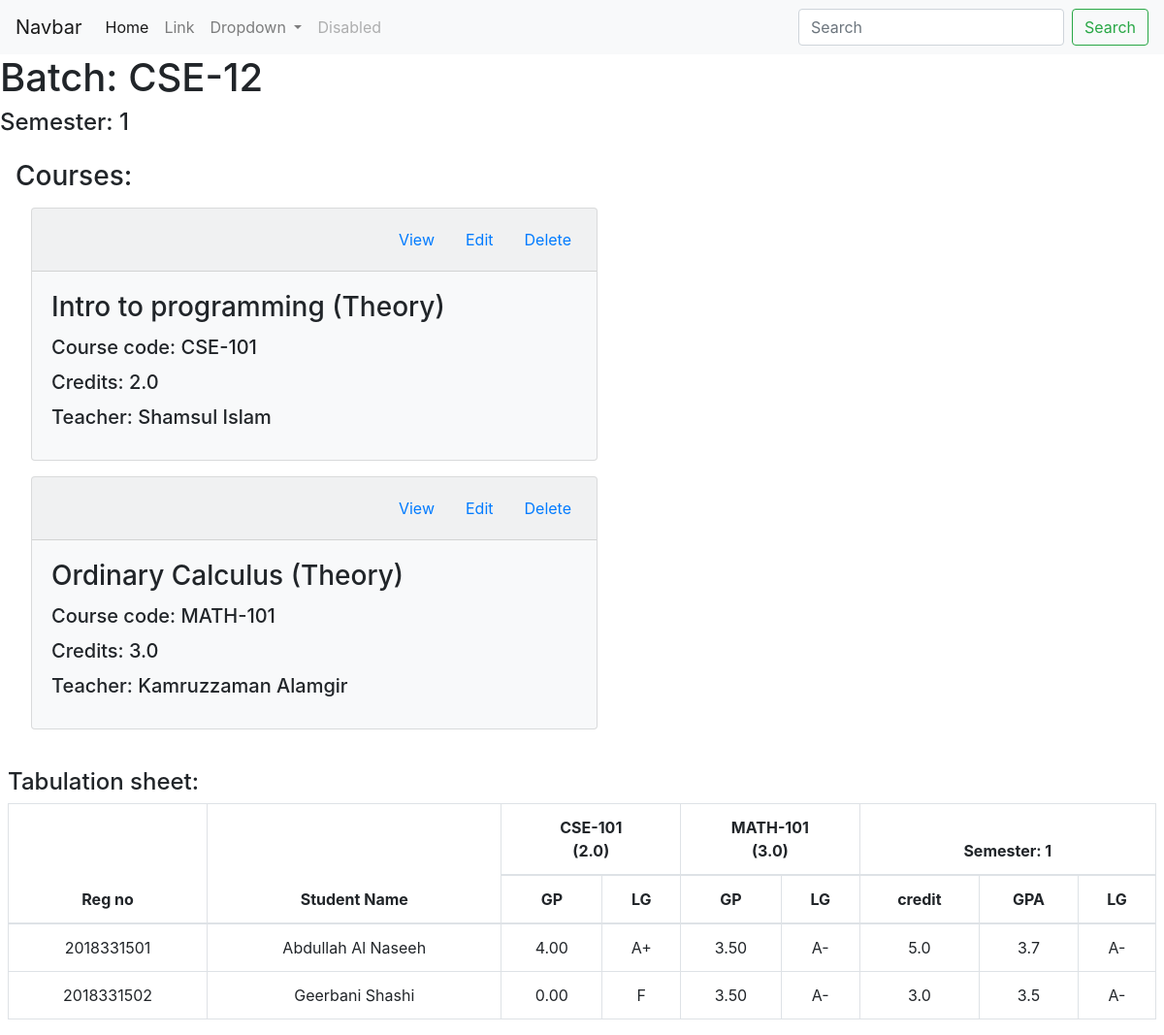
The page /main/semester_view/CSE-12/1 on the database as committed earlier.
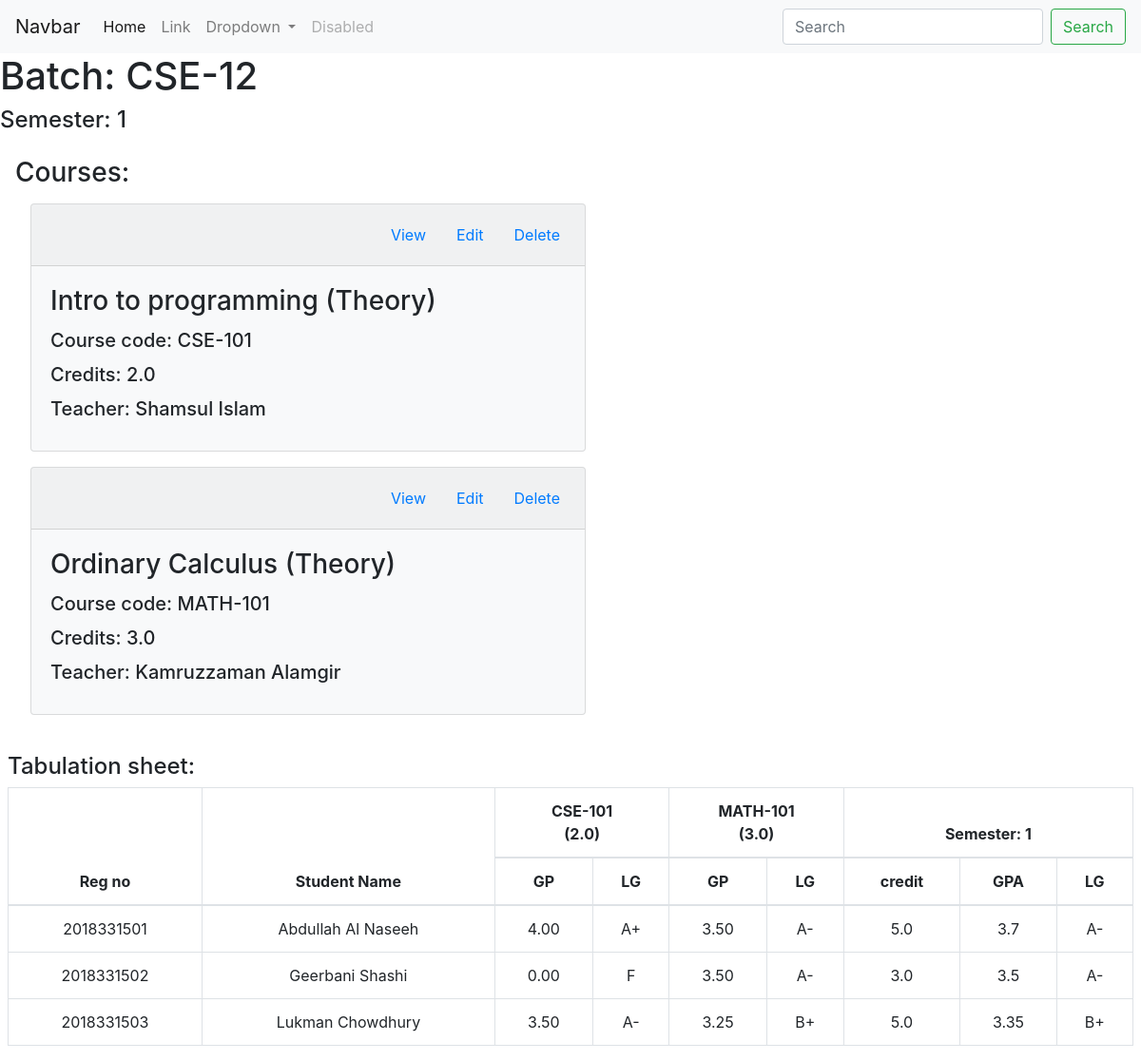
The same page on the database as committed later.
### main/models.py (models this page shows)
class Result(models.Model):
    id = models.AutoField
    reg_no = models.CharField(max_length=10, default="")
    batch_no = models.CharField(max_length=6, default="") # take session instead
    semester_no = models.IntegerField(default=None)
    course_results = models.CharField(max_length=1000, default="")
    current_semester_credits = models.FloatField(default=0)
    current_semester_total_point = models.FloatField(default=0)
    current_semester_GPA = models.FloatField(default=0)

class Student(models.Model):
    id = models.AutoField
    reg_no = models.CharField(max_length=10, default="")
    batch_no = models.CharField(max_length=6, default="")
    session = models.CharField(max_length=8, default="")
    name = models.CharField(max_length=60, default="")
    father_name = models.CharField(max_length=60, default="")
    mother_name = models.CharField(max_length=60, default="")
    address = models.CharField(max_length=100, default="")
    phone = models.CharField(max_length=11, default="")
    isResidential = models.BooleanField(default=False)
    isCR = models.BooleanField(default=False)
    average_cgpa = models.FloatField(default=0)
    remarks = models.CharField(max_length=500, default="")

### main/views.py (the view, shortened to what this page needs)
# urls.py: path('semester_view/<str:batch_no>/<int:semester_no>', views.semester_view, name="semester_view"),
def semester_view(request, batch_no, semester_no):
    courses = Course.objects.filter(batch_no=batch_no, semester_no=semester_no)
    students = Student.objects.filter(batch_no=batch_no)
    result_objects = Result.objects.filter(batch_no=batch_no, semester_no=semester_no)
    table_sheet = list()
    for result in result_objects:
        a_record = dict()
        a_record['reg_no'] = result.reg_no
        student = Student.objects.filter(batch_no=batch_no, reg_no=result.reg_no).first()
        a_record['name'] = student.name
        a_record['batch_no'] = result.batch_no
        a_record['semester_no'] = result.semester_no
        a_record['course_results'] = json.loads(result.course_results)
        a_record['current_semester_credits'] = result.current_semester_credits
        a_record['current_semester_GPA'] = result.current_semester_GPA
        GPA = result.current_semester_GPA
        if GPA == 4.00 : LG = "A+"
        elif GPA >= 3.75 : LG = "A"
        elif GPA >= 3.50 : LG = "A-"
        elif GPA >= 3.25 : LG = "B+"
        elif GPA >= 3.00 : LG = "B"
        elif GPA >= 2.75 : LG = "B-"
        elif GPA >= 2.50 : LG = "C+"
        elif GPA >= 2.25 : LG = "C"
        elif GPA >= 2.00 : LG = "C-"
        else: LG = "F"
        a_record['current_semester_LG'] = LG
        table_sheet.append(a_record)
    return render(request, 'main/semester_view.html', {'batch_no':batch_no, 'semester_no':semester_no, 'courses':courses, 'table_sheet':table_sheet})

### main/templates/main/semester_view.html (shortened to what this page needs)
{% extends 'main/base.html' %}
{% block body %}
<h1>Batch: {{batch_no}}</h1>
<h4>Semester: {{semester_no}}</h4>
<section class="course-list p-3">
    <h3>Courses: </h3>
    {% for course in courses %}
    <div class="card bg-light w-50 m-3">
        <div class="card-header">
            <ul class="nav nav-pills justify-content-end card-header-pills">
                <li class="nav-item">
                    <a class="nav-link" href="/main/course_view/{{batch_no}}/{{semester_no}}/{{course.course_type}}/{{course.course_code}}">View</a>
                </li>
                <li class="nav-item">
                    <a class="nav-link" href="#">Edit</a>
                </li>
                <li class="nav-item">
                    <a class="nav-link">Delete</a>
                </li>
            </ul>
        </div>
        <div class="card-body">
            <h3 class="card-title">{{course.course_title}} ({{course.course_type}})</h3>
            <h5 class="card-title">Course code: {{course.course_code}}</h5>
            <h5 class="card-title">Credits: {{course.course_credits}}</h5>
            <h5 class="card-title">Teacher: {{course.course_teacher}}</h5>
        </div>
    </div>
    {% endfor %}
</section>
<section class="m-2">
    <h4>Tabulation sheet:</h4>
    <table class="table table-bordered">
        <thead>
            <tr class="text-center">
                <th scope="col" rowspan="2">Reg no</th>
                <th scope="col" rowspan="2">Student Name</th>
                {% for course in courses %}
                    <th scope="col" colspan="2">{{course.course_code}} <br> ({{course.course_credits}})</th>
                {% endfor %}
                <th scope="col" colspan="3">Semester: {{semester_no}}</th>
            </tr>
            <tr class="text-center">
                {% for course in courses %}
                    <th>GP</th>
                    <th>LG</th>
                {% endfor %}
                <th>credit</th>
                <th>GPA</th>
                <th>LG</th>
            </tr>
        </thead>
        <tbody>
            {% for tb_sheet in table_sheet %}
                <tr class="text-center">
                    <td>{{tb_sheet.reg_no}}</td>
                    <td>{{tb_sheet.name}}</td>
                    {% for course, result in tb_sheet.course_results.items %}
                        <td>{{result.GP}}</td>
                        <td>{{result.LG}}</td>
                    {% endfor %}
                    <td>{{tb_sheet.current_semester_credits}}</td>
                    <td>{{tb_sheet.current_semester_GPA}}</td>
                    <td>{{tb_sheet.current_semester_LG}}</td>
                </tr>
            {% endfor %}
        </tbody>
      </table>
</section>
{% endblock %}

Rows that differ between the two databases and show on the page:
added Result: reg_no "2018331503", current_semester_credits "5.0", current_semester_GPA "3.35"
now on this page (row unchanged): Student: name "Lukman Chowdhury"
Other text that changed with them:
new list line: "3.50 A- 3.25 B+ B+"
